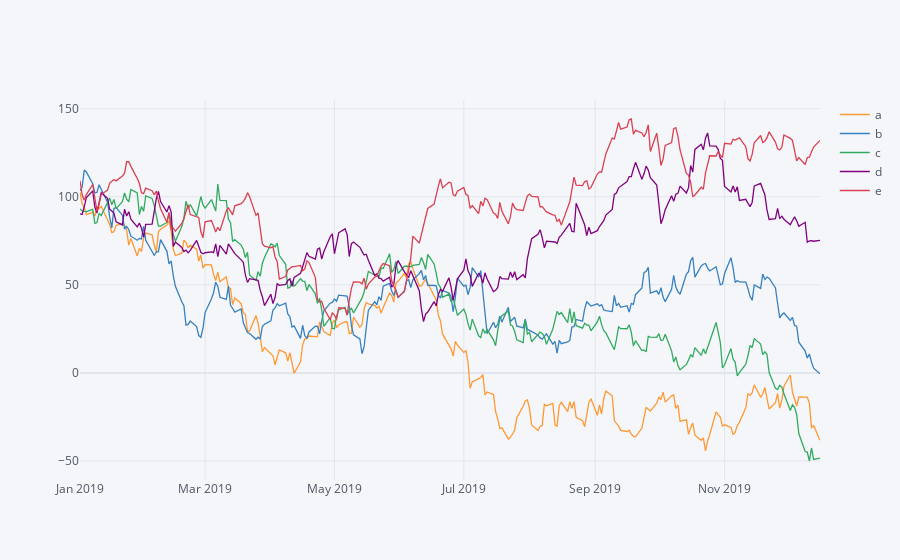

Notebook code cell kept with this figure:
### Code cell
plyo.iplot(
    df.iplot(asFigure=True),
    image='png',
    filename='ply_01'
)

### Figure 1 — Plotly figure (JSON) as saved in the notebook; plotly's stock layout.template omitted (floating-point values rounded to 4 significant figures; data arrays with more than 128 entries replaced by an {"elided": "..."} marker saying what was removed)
{"data": [{"line": {"color": "rgba(255, 153, 51, 1.0)", "dash": "solid", "shape": "linear", "width": 1.3}, "mode": "lines", "name": "a", "text": "", "type": "scatter", "x": {"elided": "250 str values"}, "y": {"elided": "250 float values"}}, {"line": {"color": "rgba(55, 128, 191, 1.0)", "dash": "solid", "shape": "linear", "width": 1.3}, "mode": "lines", "name": "b", "text": "", "type": "scatter", "x": {"elided": "250 str values"}, "y": {"elided": "250 float values"}}, {"line": {"color": "rgba(50, 171, 96, 1.0)", "dash": "solid", "shape": "linear", "width": 1.3}, "mode": "lines", "name": "c", "text": "", "type": "scatter", "x": {"elided": "250 str values"}, "y": {"elided": "250 float values"}}, {"line": {"color": "rgba(128, 0, 128, 1.0)", "dash": "solid", "shape": "linear", "width": 1.3}, "mode": "lines", "name": "d", "text": "", "type": "scatter", "x": {"elided": "250 str values"}, "y": {"elided": "250 float values"}}, {"line": {"color": "rgba(219, 64, 82, 1.0)", "dash": "solid", "shape": "linear", "width": 1.3}, "mode": "lines", "name": "e", "text": "", "type": "scatter", "x": {"elided": "250 str values"}, "y": {"elided": "250 float values"}}], "layout": {"legend": {"bgcolor": "#F5F6F9", "font": {"color": "#4D5663"}}, "paper_bgcolor": "#F5F6F9", "plot_bgcolor": "#F5F6F9", "title": {"font": {"color": "#4D5663"}}, "xaxis": {"gridcolor": "#E1E5ED", "showgrid": true, "tickfont": {"color": "#4D5663"}, "title": {"font": {"color": "#4D5663"}, "text": ""}, "zerolinecolor": "#E1E5ED"}, "yaxis": {"gridcolor": "#E1E5ED", "showgrid": true, "tickfont": {"color": "#4D5663"}, "title": {"font": {"color": "#4D5663"}, "text": ""}, "zerolinecolor": "#E1E5ED"}}}
